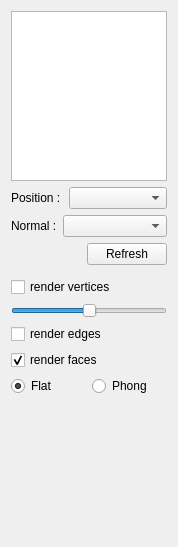
<?xml version="1.0" encoding="UTF-8"?>
<ui version="4.0">
 <class>RenderWidget</class>
 <widget class="QWidget" name="RenderWidget">
  <property name="geometry">
   <rect>
    <x>0</x>
    <y>0</y>
    <width>174</width>
    <height>547</height>
   </rect>
  </property>
  <property name="windowTitle">
   <string>Form</string>
  </property>
  <layout class="QVBoxLayout" name="verticalLayout">
   <item>
    <widget class="QListWidget" name="mapList"/>
   </item>
   <item>
    <layout class="QGridLayout" name="gridLayout">
     <property name="sizeConstraint">
      <enum>QLayout::SetDefaultConstraint</enum>
     </property>
     <item row="1" column="0">
      <widget class="QLabel" name="label_3">
       <property name="text">
        <string>Normal :</string>
       </property>
      </widget>
     </item>
     <item row="1" column="1" colspan="2">
      <widget class="QComboBox" name="combo_normalVBO">
       <property name="sizePolicy">
        <sizepolicy hsizetype="MinimumExpanding" vsizetype="Fixed">
         <horstretch>0</horstretch>
         <verstretch>0</verstretch>
        </sizepolicy>
       </property>
      </widget>
     </item>
     <item row="0" column="0" colspan="2">
      <widget class="QLabel" name="label_2">
       <property name="text">
        <string>Position :</string>
       </property>
      </widget>
     </item>
     <item row="0" column="2">
      <widget class="QComboBox" name="combo_positionVBO">
       <property name="sizePolicy">
        <sizepolicy hsizetype="Expanding" vsizetype="Fixed">
         <horstretch>0</horstretch>
         <verstretch>0</verstretch>
        </sizepolicy>
       </property>
      </widget>
     </item>
     <item row="2" column="2">
      <widget class="QPushButton" name="button_refreshVBOs">
       <property name="sizePolicy">
        <sizepolicy hsizetype="Fixed" vsizetype="Fixed">
         <horstretch>0</horstretch>
         <verstretch>0</verstretch>
        </sizepolicy>
       </property>
       <property name="layoutDirection">
        <enum>Qt::RightToLeft</enum>
       </property>
       <property name="text">
        <string>Refresh</string>
       </property>
      </widget>
     </item>
    </layout>
   </item>
   <item>
    <widget class="Line" name="line"/>
   </item>
   <item>
    <widget class="QCheckBox" name="check_renderVertices">
     <property name="text">
      <string>render vertices</string>
     </property>
    </widget>
   </item>
   <item>
    <widget class="QSlider" name="slider_verticesScaleFactor">
     <property name="value">
      <number>50</number>
     </property>
     <property name="orientation">
      <enum>Qt::Horizontal</enum>
     </property>
    </widget>
   </item>
   <item>
    <widget class="QCheckBox" name="check_renderEdges">
     <property name="text">
      <string>render edges</string>
     </property>
    </widget>
   </item>
   <item>
    <widget class="QCheckBox" name="check_renderFaces">
     <property name="text">
      <string>render faces</string>
     </property>
     <property name="checked">
      <bool>true</bool>
     </property>
    </widget>
   </item>
   <item>
    <layout class="QHBoxLayout" name="horizontalLayout">
     <item>
      <widget class="QRadioButton" name="radio_flatShading">
       <property name="text">
        <string>Flat</string>
       </property>
       <property name="checked">
        <bool>true</bool>
       </property>
       <attribute name="buttonGroup">
        <string notr="true">group_faceShading</string>
       </attribute>
      </widget>
     </item>
     <item>
      <widget class="QRadioButton" name="radio_phongShading">
       <property name="text">
        <string>Phong</string>
       </property>
       <attribute name="buttonGroup">
        <string notr="true">group_faceShading</string>
       </attribute>
      </widget>
     </item>
    </layout>
   </item>
   <item>
    <spacer name="verticalSpacer">
     <property name="orientation">
      <enum>Qt::Vertical</enum>
     </property>
     <property name="sizeHint" stdset="0">
      <size>
       <width>156</width>
       <height>161</height>
      </size>
     </property>
    </spacer>
   </item>
  </layout>
 </widget>
 <resources/>
 <connections/>
 <buttongroups>
  <buttongroup name="group_faceShading"/>
 </buttongroups>
</ui>
